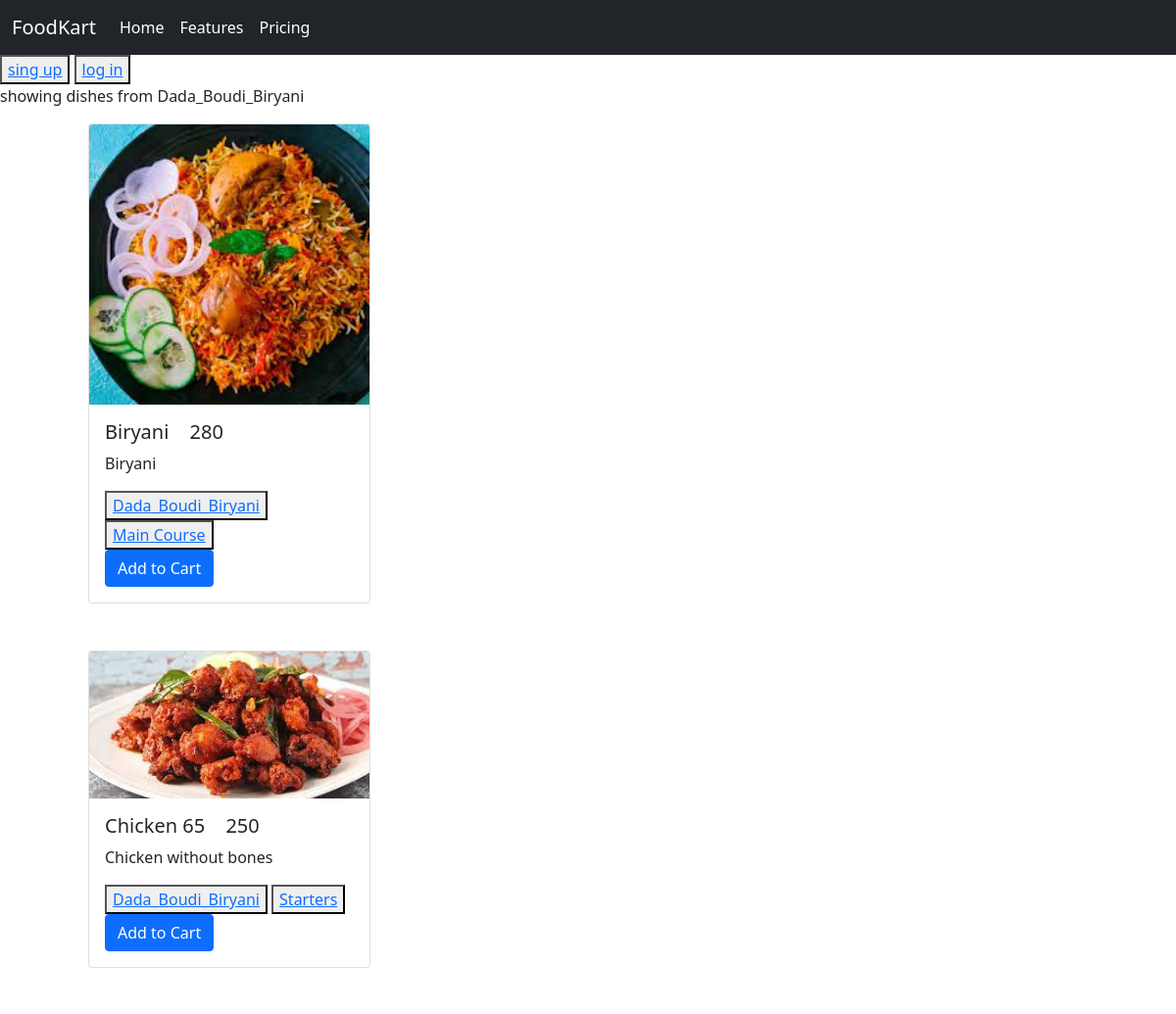
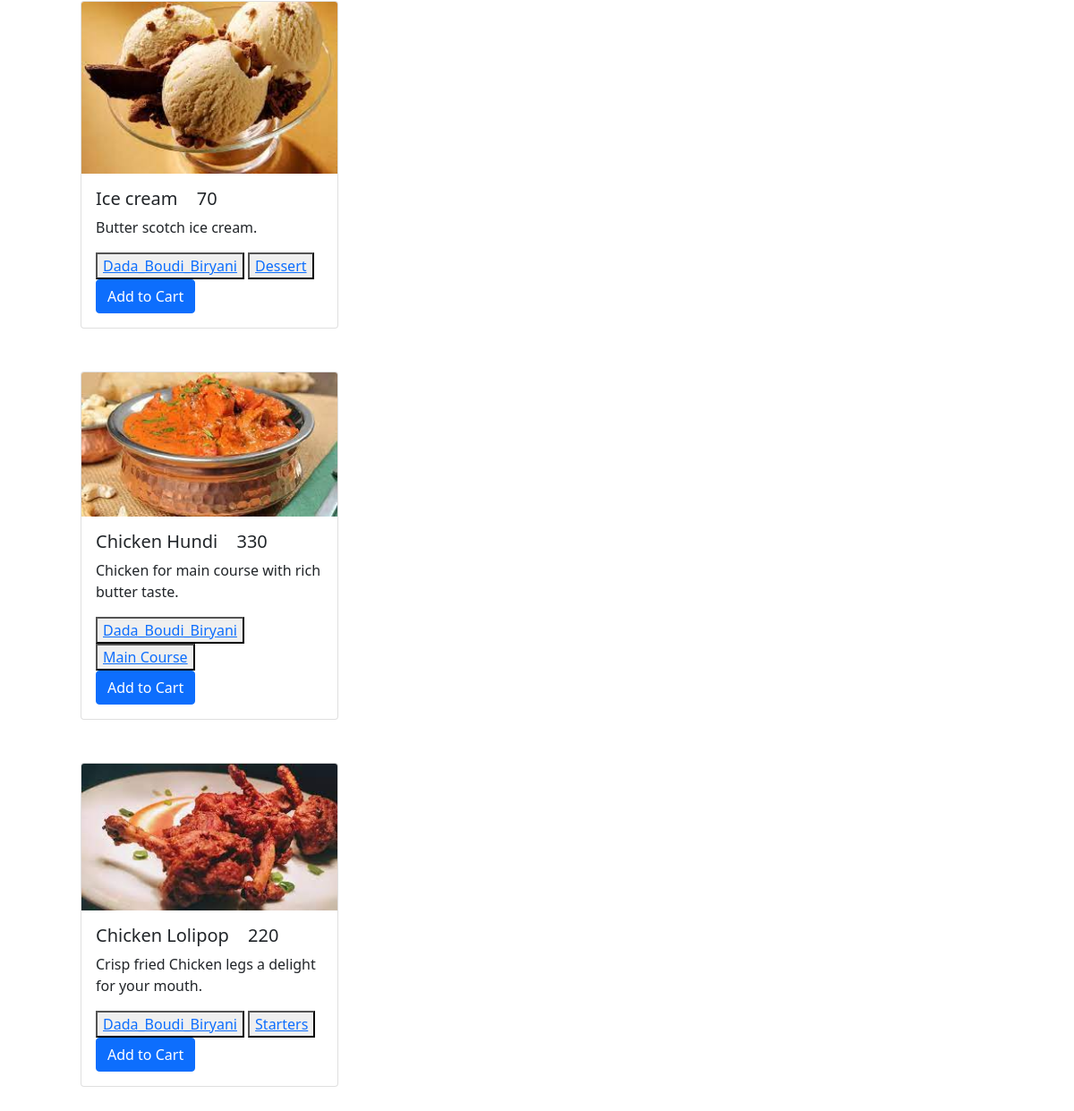
The app's page /rs/Dada_Boudi_Biryani with its own data (2 pictures, top to bottom).
### menu/models.py (models this page shows, shortened)
class Dish(models.Model):
    id = models.AutoField(primary_key=True)
    name = models.CharField(max_length=200, null = False, blank = False, default = 'newItem')
    description = models.TextField()
    price = models.IntegerField()
    image = models.ImageField(null = False, blank = False)
    tags = models.ForeignKey(Tags, on_delete = models.CASCADE, null = True)
    restaurant = models.ForeignKey(restaurant, on_delete = models.CASCADE)

class Tags(models.Model):
    tag = models.CharField(max_length=100)
    id = models.AutoField(primary_key=True)
    def __str__(self):
        return f'{self.tag}'

### menu/views.py (the view)
# urls.py: path('rs/<str:rest>', views.restaurant_search, name = 'restaurant_search'),
def restaurant_search(request, rest):
    dish = []
    for i in Dish.objects.all():
        restaurant = str(i.restaurant)
        if restaurant == rest:
            dish.append(i)
    user = request.user
    user = str(user)
    context = {
        'dish': dish,
        'restaurant': rest,
        'user': user
    }
    return render(request, 'menu/index.html', context=context)

### Templates/menu/index.html (shortened to what this page needs)
{%load static%}
<!DOCTYPE html>
<html lang="en">
<head>
    <link href="https://cdn.jsdelivr.net/npm/bootstrap@5.1.3/dist/css/bootstrap.min.css" rel="stylesheet"
>
</head>
<body>
    <nav class="navbar navbar-expand-lg bg-dark ">
        <div class="container-fluid">
          <a class="navbar-brand text-white" href="{% url 'index' %}">FoodKart</a>
          <div class="collapse navbar-collapse" id="navbarNav">
            <ul class="navbar-nav">
              <li class="nav-item">
                <a class="nav-link active text-white" aria-current="page" href="#">Home</a>
              </li>
              <li class="nav-item">
                <a class="nav-link text-white" href="#">Features</a>
              </li>
              <li class="nav-item">
                <a class="nav-link text-white" href="#">Pricing</a>
              </li>
            </ul>
          </div>
        </div>
      </nav>
      {% block container%}
          {% if user == 'AnonymousUser' %}
          <button ><a href="{% url 'user_creation' %}">sing up</a></button>
          <button ><a href="{% url 'log_in' %}">log in</a></button>
              {% else %}
              <button ><a href="{% url 'log_out' %}">log out</a></button>
          {% endif %}
      {%if restaurant or tag%}
        <p>showing dishes from {{restaurant}} {{tag}}</p>
      {%endif%}
    {% if designation == 'Restaurant' %}
        {%for i in dish%}
            <div class="container">
                <div class="card mx-5" style="width: 18rem;">
                    <img src="{{i.image.url}}" class="card-img-top" alt="...">
                    <div class="card-body">
                        <h5 class="card-title">{{i.name}} <span class="mx-3">{{i.price}}</span></h5>
                        <p class="card-text">{{i.description}}</p>
                        <button ><a href="{% url 'restaurant_search' i.restaurant%}">{{i.restaurant}}</a></button>
                        <button ><a href="{% url 'tag_search' i.tags%}">{{i.tags}}</a></button>
                        <br>
                        <a href="#" class="btn btn-primary">Add to Cart</a>
                        <button ><a href="{% url 'dish_modification' %}">modify</a></button>
                        <button ><a href="{% url 'dish_deletion' %}">delete</a></button>
                    </div>
                </div>
            </div>
            <br><br>
        {%endfor%}
        {% else %}
            {%for i in dish%}
                <div class="container">
                    <div class="card mx-5" style="width: 18rem;">
                        <img src="{{i.image.url}}" class="card-img-top" alt="...">
                        <div class="card-body">
                            <h5 class="card-title">{{i.name}} <span class="mx-3">{{i.price}}</span></h5>
                            <p class="card-text">{{i.description}}</p>
                            <button ><a href="{% url 'restaurant_search' i.restaurant%}">{{i.restaurant}}</a></button>
                            <button ><a href="{% url 'tag_search' i.tags%}">{{i.tags}}</a></button>
                            <br>
                            <a href="#" class="btn btn-primary">Add to Cart</a>
                        </div>
                    </div>
                </div>
                <br><br>
            {%endfor%}
    {% endif %}
    {% endblock container%}
</body>
</html>

### records on screen
Dish: image (picture), name "Biryani", price "280", description "Biryani", restaurant "Dada_Boudi_Biryani", tags "Main Course"
Dish: image (picture), name "Chicken 65", price "250", description "Chicken without bones", restaurant "Dada_Boudi_Biryani", tags "Starters"
Dish: image (picture), name "Ice cream", price "70", description "Butter scotch ice cream.", restaurant "Dada_Boudi_Biryani", tags "Dessert"
Dish: image (picture), name "Chicken Hundi", price "330", description "Chicken for main course with rich butter taste.", restaurant "Dada_Boudi_Biryani", tags "Main Course"
Dish: image (picture), name "Chicken Lolipop", price "220", description "Crisp fried Chicken legs a delight for your mouth.", restaurant "Dada_Boudi_Biryani", tags "Starters"

### other values on screen
{{ restaurant }} "Dada_Boudi_Biryani"
